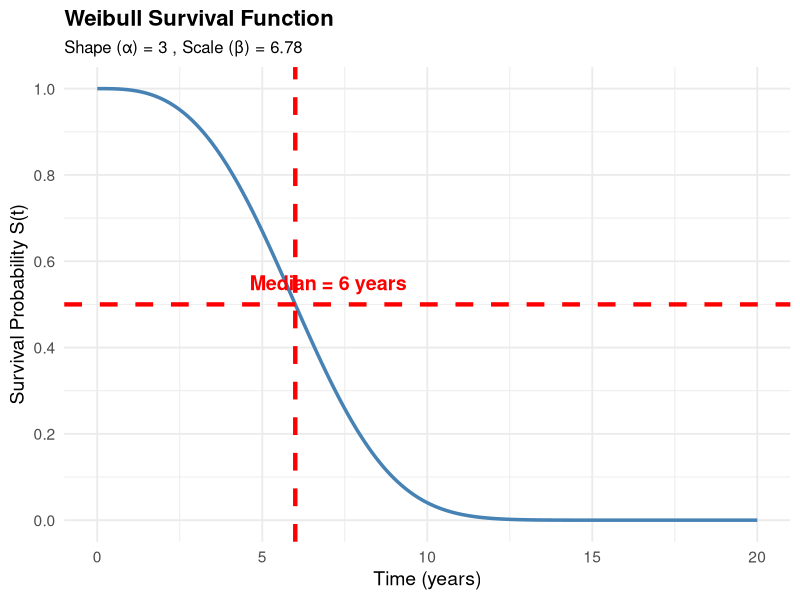

This chart was generated by the following R code:
# Weibull Survival Time Plot Generator
# Helper script to visualize Weibull survival function with specified parameters

library(ggplot2)

# AFT Weibull parameters (from survial anaysis 1103 v4.R)
alpha <- 3 # Weibull shape parameter
L_med <- 6  # Desired median lifetime for baseline group (years)
beta <- L_med / (log(2))^(1 / alpha)  # Weibull scale parameter

# Generate time points for plotting
time_points <- seq(0, 20, by = 0.1)

# Calculate Weibull survival function: S(t) = exp(-(t/beta)^alpha)
survival_prob <- exp(-(time_points / beta)^alpha)

# Create data frame for plotting
plot_data <- data.frame(
  time = time_points,
  survival = survival_prob
)

# Plot: Survival Function
survival_plot <- ggplot(plot_data, aes(x = time, y = survival)) +
  geom_line(linewidth = 1.2, color = "steelblue") +
  geom_vline(xintercept = L_med, linetype = "dashed", color = "red", linewidth = 1.5) +
  geom_hline(yintercept = 0.5, linetype = "dashed", color = "red", linewidth = 1.5) +
  annotate("text", x = L_med + 1, y = 0.55, label = paste("Median =", L_med, "years"), 
           color = "red", size = 5, fontface = "bold") +
  labs(
    title = "Weibull Survival Function",
    subtitle = paste("Shape (α) =", alpha, ", Scale (β) =", round(beta, 3)),
    x = "Time (years)",
    y = "Survival Probability S(t)"
  ) +
  theme_minimal(base_size = 14) +
  theme(
    plot.title = element_text(face = "bold", size = 16),
    plot.subtitle = element_text(size = 12)
  ) +
  scale_y_continuous(limits = c(0, 1), breaks = seq(0, 1, 0.2)) +
  scale_x_continuous(limits = c(0, 20), breaks = seq(0, 20, 5))


print(survival_plot)
